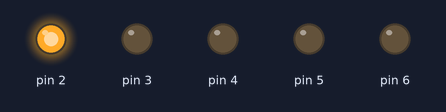
The sketch below on a simulated Arduino Uno, built with avr-gcc and run on an emulated ATmega328P. Parts: output pins drawn as LEDs (lit = HIGH).

Above: at 0.2 s.
At 1.7 s:
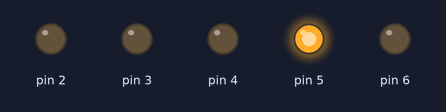
At 2.5 s:
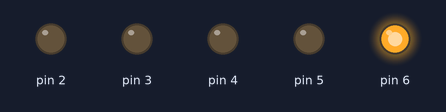
At 4.2 s:
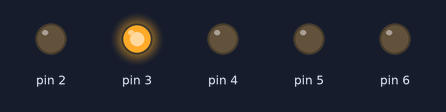
At 6.2 s:
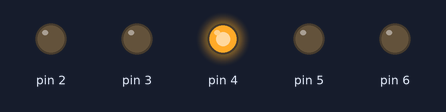
Timing chart, 0 to 6.5 s (numbered marks = the images above):
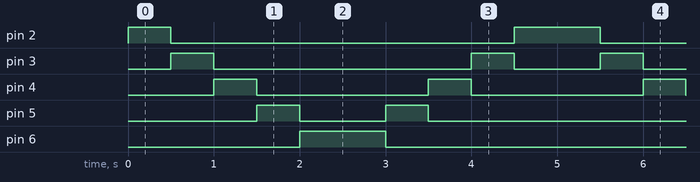

The sketch:

led_v03.ino
```cpp
const int bekleme_zamani=500;

void setup() {
  // put your setup code here, to run once:
  for (int i=2; i<7; i++){
  pinMode(i, OUTPUT);
  }
}

void loop() {
  // put your main code here, to run repeatedly:
  for (int i=2; i<7; i++){
  digitalWrite(i, HIGH);
  delay(bekleme_zamani);
  digitalWrite(i, LOW);
}
  for (int i=2; i<7; i++){
  digitalWrite(8-i, HIGH);
  delay(bekleme_zamani);
  digitalWrite(8-i, LOW);
}

}
```

Measured:
- by itself, pin 2: repeats every 5.0 s: LOW 4.0 s, HIGH 1.0 s
- by itself, pin 3: repeats every 5.0 s: LOW 3.0 s, HIGH 0.50 s, LOW 1.0 s, HIGH 0.50 s
- by itself, pin 4: alternates HIGH for 0.50 s and LOW for 2.0 s
- by itself, pin 5: repeats every 5.0 s: LOW 1.0 s, HIGH 0.50 s, LOW 3.0 s, HIGH 0.50 s
- by itself, pin 6: alternates HIGH for 1.0 s and LOW for 4.0 s
